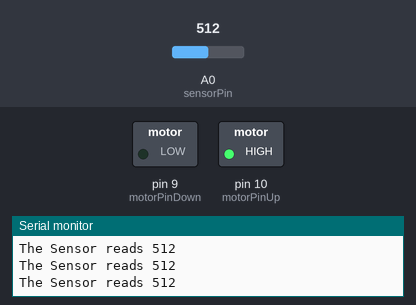
Bench run of a sketch on a simulated Arduino Uno, built with avr-gcc and run on an emulated ATmega328P. Shown: switched loads named in the sketch (green lamp = pin HIGH), the last lines printed to the serial monitor. Dashed ring = blinking. The inputs (shaded band) are chosen by the test bench; at power-on: A0 (sensorPin) = 512.

Above: at 1.27 s.
1.3 s: A0 (sensorPin) set to 791
4.3 s: A0 (sensorPin) set to 811
At 4.7 s:
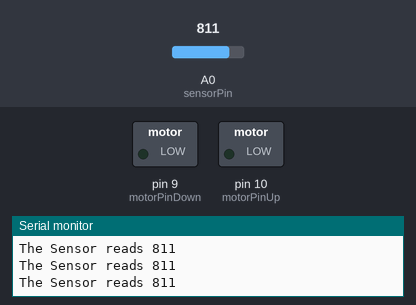
5.8 s: A0 (sensorPin) set to 938
7.3 s: A0 (sensorPin) set to 967
At 7.8 s:
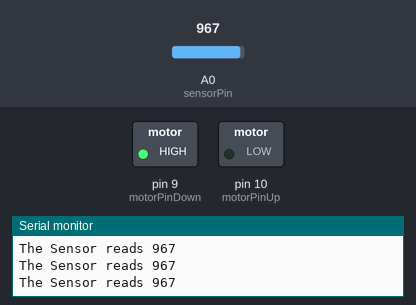
8.8 s: A0 (sensorPin) set to 940
At 9.7 s:
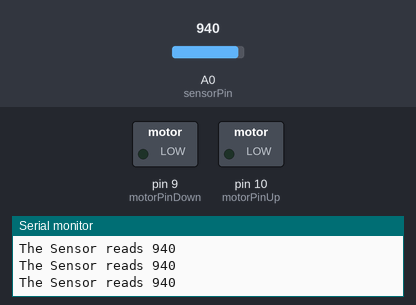
10.3 s: A0 (sensorPin) set to 960
At 11.2 s:
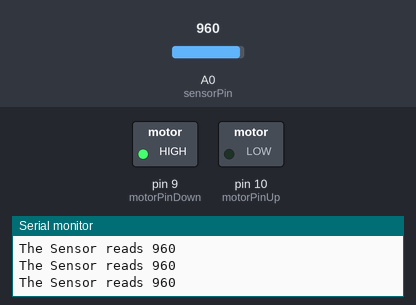
Timing chart, 0 to 12.8 s (numbered marks = the images above; inputs shaded):
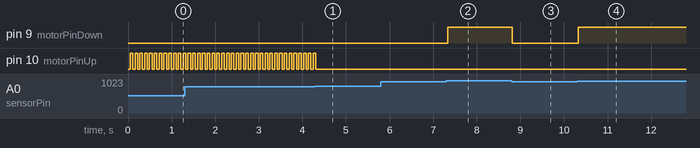

Measured:
- the behaviour switches between 799 and 800 on A0 (sensorPin) (found by bisection; images 0 and 1)
- the behaviour switches between 949 and 950 on A0 (sensorPin) (found by bisection; images 1 and 2)
- after the input at 4.3 s, pin 10 (motorPinUp): goes on until 4.3 s, then stays LOW
- after the input at 7.3 s, pin 9 (motorPinDown): LOW → HIGH at once
- after the input at 8.8 s, pin 9 (motorPinDown): HIGH → LOW at once
- after the input at 10.3 s, pin 9 (motorPinDown): LOW → HIGH at once
- by itself, pin 10 (motorPinUp): alternates HIGH for 0.06 s and LOW for 0.05 s

The sketch:

POEsyringe.ino
```cpp
// set pin numbers:
const int motorPinDown = 9;     // the number of the pushbutton pin
const int motorPinUp = 10;
const int sensorPin= A0;
const int motorSpeed = 50;
int sensorValue = 0;

void setup() {
  pinMode(motorPinDown, OUTPUT);
  pinMode(motorPinUp, OUTPUT);
  Serial.begin(9600);
}

void loop(){
  // read the state of the IR sensor:
  digitalWrite(motorPinDown, HIGH);
  digitalWrite(motorPinUp, LOW);
  sensorValue = analogRead(sensorPin);
  Serial.print("The Sensor reads ");
  Serial.println(sensorValue);

  if(sensorValue<950){
   digitalWrite(motorPinDown, LOW);
   digitalWrite(motorPinUp, LOW);
   delay(50);
  }
  if(sensorValue<800){
    digitalWrite(motorPinUp, HIGH);
    digitalWrite(motorPinDown, LOW);
    delay(50);
  }
  //digitalWrite(motorPin, LOW);

  delay(10);
}
```
